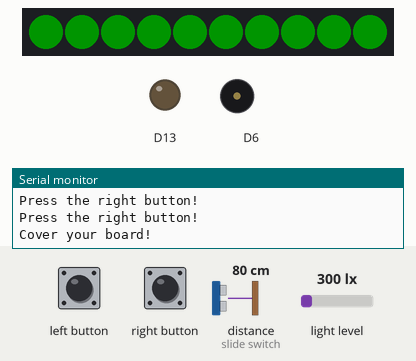
Simulated run of this sketch. Board: Adafruit Circuit Playground Express. Shown: 10 RGB LEDs in strip order, left to right, output pins drawn as LEDs (lit = HIGH), buzzer (waves = sounding), the last lines printed to the serial monitor. Wiring (inferred from the names in the program): range finder with pulse-width output: data slide switch. The inputs (shaded band) are chosen by the test bench; at power-on: light level 300 lx, distance to the obstacle (sensor on slide switch) 80 cm. Dim RGB values are drawn brighter than linear; random numbers use the default seed unless the sketch sets one.

Above: at 18.1 s.
At 45.4 s:
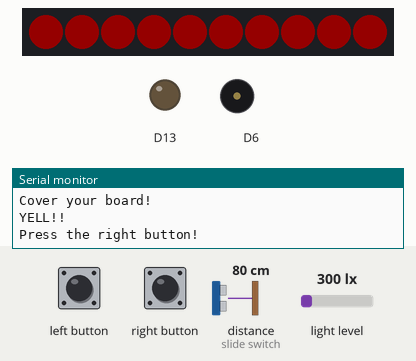
45.5 s: light level set to 1000 lx
At 48.0 s:
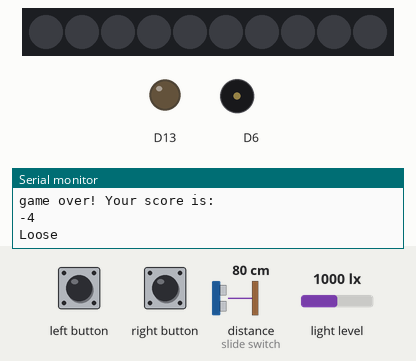
Timing chart, 0 to 49.5 s (numbered marks = the images above; inputs shaded):
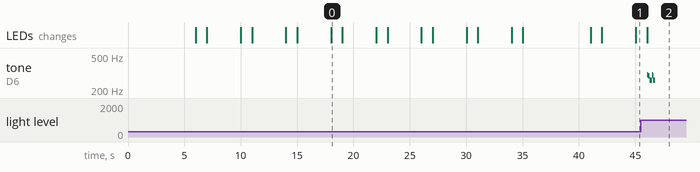

Measured:
- by itself, tone on D6: plays 300 Hz for 0.10 s, 294 Hz for 0.15 s, 261 Hz for 0.20 s, 300 Hz for 0.05 s, 294 Hz for 0.05 s, 261 Hz for 0.20 s
- what the display in image 0 shows lasts 1.0 s, from 18.0 s to 19.0 s

The sketch:

finalgameenrg103.ino
```cpp
#include <Adafruit_CircuitPlayground.h>
const byte rightPin = 5;
const byte leftPin = 4;
const byte switchPin = 7;
volatile bool intFlag = 0;
int score = 0;
int count = 0;
volatile bool state = 0;
int gameDelay = 3000;

float midi[127];
int songMajor[6][2] = {
  {329, 50},
  {261, 50},
  {440, 50},
  {329, 50},
  {147, 200},
  {329, 100}
};
int songMinor[6][2] = {
  {300, 100},
  {294, 150},
  {261, 200},
  {300, 50},
  {294, 50},
  {261, 200}
};
int challenges[4] = {1, 2, 3, 4};
//l=left button, r=right button, a=shake s=sound c=light

void setup() {
  CircuitPlayground.begin();
  Serial.begin(9600);
  pinMode(switchPin, INPUT_PULLUP);
  pinMode(rightPin, INPUT_PULLDOWN);
  pinMode(leftPin, INPUT_PULLDOWN);
  attachInterrupt(digitalPinToInterrupt(switchPin), startGame, CHANGE);

}

void loop() {
  //is switch on?
  if(intFlag){
    delay(5);
    state = digitalRead(switchPin);
    intFlag = 0;
  }
    if (!state){
      Serial.println("Round start!");
    for(int i = 0; i < 10; i++){
      //retrieve sensor values
      int randIndex = random(4);
      int randChallenge = challenges[randIndex];
      //Serial.println(randChallenge);
      //start delay here
      if(randChallenge == 1){
        Serial.println("Press the left button!");
        delay(gameDelay);
        bool leftButtonOn = digitalRead(leftPin);
        if(leftButtonOn){
          LEDoutput(0, 255);
          score += 1;
          count += 1;
        }
        else{
          LEDoutput(255, 0);
          score -= 1;
          count += 1;
        }
      }
      if(randChallenge == 2){
        Serial.println("Press the right button!");
        delay(gameDelay);
        bool rightButtonOn = digitalRead(rightPin);
        if(rightButtonOn){
          LEDoutput(0, 255);
          score += 1;
          count += 1;
        }
        else{
          LEDoutput(255, 0);
          score -= 1;
          count += 1;
        }

      }
      if(randChallenge == 3){
        Serial.println("Cover your board!");
        delay(gameDelay);
        int light = CircuitPlayground.lightSensor();
        light = map(light, 0, 1023, 0, 255);
        if(light < 100){
          LEDoutput(0, 255);
          score += 1;
          count += 1;
        }
        if(light >= 100){
          LEDoutput(255, 0);
          score -= 1;
          count += 1;
        }
      }
      if(randChallenge == 4){
        Serial.println("YELL!!");
        delay(gameDelay);
        int volume = CircuitPlayground.mic.soundPressureLevel(gameDelay);
        if(volume >= 70){
          LEDoutput(0, 255);
          score += 1;
        }
        if(volume < 70){
          LEDoutput(255, 0);
          score -= 1;
        }

      }
    }
    Serial.println("game over! Your score is:");
    Serial.println(score);
    soundOutput(score);
    state = !state;
    }
    if (state){
      delay(5);
      score = 0;
      Serial.println("game quit");
    }
  }

//functions for outputs
void LEDoutput(int redval, int greenval){
  for(int i=0; i<10; i++){
    CircuitPlayground.setPixelColor(i, redval, greenval, 0);
  }
  delay(1000);
  CircuitPlayground.clearPixels();
}

void soundOutput(int score){
  if(score >= 5){
    Serial.println("Win");
    for(int i=0; i < 6; i++){
      CircuitPlayground.playTone(songMajor[i][0], songMajor[i][1]);
    }
    delay(5000);
  }
  if(score < 5){
    Serial.println("Loose");
     for(int i=0; i < 6; i++){
      CircuitPlayground.playTone(songMinor[i][0], songMinor[i][1]);
    }
    delay(5000);
  }
}

void startGame(){
  intFlag = 1;
}
```
